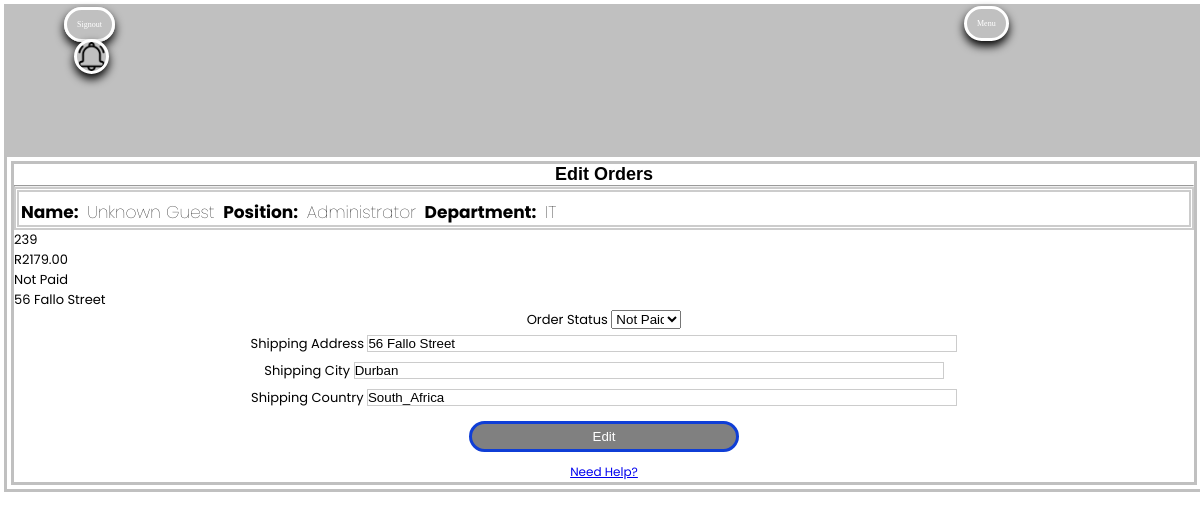
The app's page /admin/admineditorders.php?fldorderid=239 (signed in) with its own data.
### tables this page shows
CREATE TABLE `orders` (
  `fldorderid` int(11) NOT NULL,
  `fldordercost` decimal(11,2) NOT NULL,
  `fldcouriercost` decimal(11,2) NOT NULL,
  `fldproductdiscount` int(2) NOT NULL,
  `fldorderstatus` varchar(100) NOT NULL,
  `flduserid` int(11) NOT NULL,
  `fldshippingid` int(11) NOT NULL,
  `fldbillingidnumber` varchar(13) NOT NULL,
  `fldbillingphonenumber` varchar(15) NOT NULL,
  `fldshippingphonenumber` varchar(10) NOT NULL,
  `fldshippingcity` varchar(255) NOT NULL,
  `fldshippingcountry` varchar(100) NOT NULL,
  `fldshippingaddressline1` varchar(255) NOT NULL,
  `fldshippingaddressline2` varchar(150) NOT NULL,
  `fldorderdate` datetime NOT NULL DEFAULT current_timestamp(),
  `fldshippingdeliverycomment` text NOT NULL
);

### admin/adminserver/getadmineditorders.php (called while the page is built, shortened)
<?php
include('adminconnection.php');
if(isset($_GET['fldorderid'])){
  $orderid = $_GET['fldorderid'];
  $stmt1 = $conn->prepare("SELECT * FROM orders WHERE fldorderid = ?");
  $stmt1->bind_param("i",$orderid);
  $stmt1->execute();
  $editorders = $stmt1->get_result();
}

### admin/admineditorders.php (the view, shortened to what this page needs)
<?php
include('adminlayouts/adminheader.php');
include('adminserver/getadmineditorders.php');
?>
  <body>
    <section class="dashboard">
      <div class="dashboardcontainer" id="dashboardcontainer">
        <div class="text-center mt-3 pt-5 col-lg-6 col-md-12 col-sm-12">
          <h3>Edit Orders</h3>
          <hr class="mx-auto">
          <div class="dashboardadmininfo">
            <p>Name: <span><?php if(isset($_SESSION['fldadminname'])){ echo $_SESSION['fldadminname']; }?></span> Position: <span><?php if(isset($_SESSION['fldadminposition'])){ echo $_SESSION['fldadminposition']; }?></span> Department: <span><?php if(isset($_SESSION['fldadmindepartment'])){ echo $_SESSION['fldadmindepartment']; }?></span></p>
          </div>
          <div class="dashboardinfo">
            <div class="admineditorderstablecontainer">
              <div class="max-auto container">
                <div class="admineditorderstable">
                  <?php foreach($editorders as $order){?>
                  <p><?php echo $order['fldorderid']; ?></p>
                  <p>R<?php echo $order['fldordercost']; ?></p>
                  <p><?php echo $order['fldorderstatus']; ?></p>
                  <p><?php echo $order['fldshippingaddressline1']; ?></p>
                </div>
                <form id="admineditordersform" method="POST" action="admineditorders.php" style="text-align: center;">
                  <div class="form-group">
                    <label>Order Status
                      <select class="form-select" required name="fldorderstatus">
                        <option value="Not Paid" <?php if($order['fldorderstatus'] == "Not Paid"){ echo "selected";}?>>Not Paid</option>
                      </select>
                    </label>
                  </div>
                  <div class="form-group">
                    <label>Shipping Address
                      <input type="text" class="form-control" name="fldshippingaddressline1" value="<?php echo $order['fldshippingaddressline1']; ?>" required/>
                    </label>
                  </div>
                  <div class="form-group">
                    <label>Shipping City
                      <input type="text" class="form-control" name="fldshippingcity" value="<?php echo $order['fldshippingcity']; ?>" required/>
                    </label>
                  </div>
                  <div class="form-group">
                    <label>Shipping Country
                      <input type="text" class="form-control" name="fldshippingcountry" value="<?php echo $order['fldshippingcountry']; ?>" required/>
                    </label>
                  </div>
                  <div class="form-group">
                    <input class="btn" id="admineditbtn" name="admineditordersbtn" type="submit" value="Edit" style="width: 270px;" required/>
                    <a id="helpurl" href="Help.php"><br>Need Help?</a>
                  </div>
                  <?php }?>
                </form>
              </div>
            </div>
          </div>
        </div>
      </div>
    </section><br><br><br><br><br><br><br><br><br>
  </body>
</html>

### admin/adminassets/adminstyles/adminstyledefault.css (style rules this page uses)
* { margin: 0px; padding: 0px; box-sizing: border-box; }
body { font-family: 'Poppins', sans-serif; margin:4px, 4px; padding:4px; overflow-x: auto; overflow-y: auto; }
#admineditbtn { max-width: 50%; }
.btn { display: inline-block; background: rgb(18, 58, 190); color: #fff; padding: 2px 8px; margin: 30px 0; border-radius: 30px; transition: background 0.5s; width: fit-content; height: fit-content; }
.form-select { max-width: 50%; }
form input { align-content: center; width: 50%; margin: 5px auto; border: 1px solid #ccc; }
form .btn { width: 50%; padding: 5px; cursor: pointer; margin: 10px 0; border: solid rgb(15, 62, 214); background-color: grey; }
form a { font-size: 12px; }
.dashboard { width: 100vw; height: 100vh; margin-top: 150px; }
.dashboardcontainer { border: solid silver; border-width: 10px; border-style: double; width: 100vw; height: fit-content; margin-left: 0px; }
.dashboardcontainer h3 { font-family: sans-serif; font-size: large; font-weight: bold; text-align: center; color: #000; }
.dashboardadmininfo { border: dotted #ccc; border-width: 5px; border-style: double; width: 100%; height: fit-content; }
.dashboardadmininfo p { word-spacing: 40px; font-size: 12px; font-weight: 10px; color: #000; font-weight: bold; margin-top: 7px; margin-left: 2px; }
.dashboardadmininfo span { word-spacing: 1px; font-size: 12px; font-weight: 18; }
.admineditorderstablecontainer select { width: 550px; }
@media only screen and (max-width: 1300px) { .dashboardcontainer h3 { font-size: x-large; } }
@media only screen and (max-width: 1300px) { .dashboardadmininfo p { word-spacing: 5px; font-size: 24px; } }
@media only screen and (max-width: 1300px) { .dashboardadmininfo span { word-spacing: 0.5px; font-size: 25px; } }
@media only screen and (max-width: 1300px) { .admineditorderstablecontainer { font-size: large; } }
@media only screen and (max-width: 1300px) { .admineditorderstablecontainer select { width: 70px; } }
@media only screen and (max-width: 1200px) { .dashboardcontainer h3 { font-size: large; } }
@media only screen and (max-width: 1200px) { .dashboardadmininfo p { word-spacing: 5px; font-size: 17px; margin-top: 7px; margin-left: 2px; } }
@media only screen and (max-width: 1200px) { .dashboardadmininfo span { word-spacing: 0.5px; font-size: 17px; } }
@media only screen and (max-width: 1200px) { .admineditorderstablecontainer { font-size: small; } }
@media only screen and (max-width: 1200px) { .admineditorderstablecontainer select { width: 70px; } }

### records on screen
orders: fldorderid "239", fldordercost "2179.00", fldorderstatus "Not Paid", fldshippingaddressline1 "56 Fallo Street", fldshippingcity "Durban", fldshippingcountry "South_Africa"

### other values on screen
$_SESSION['fldadminname'] "Unknown Guest"
$_SESSION['fldadminposition'] "Administrator"
$_SESSION['fldadmindepartment'] "IT"
